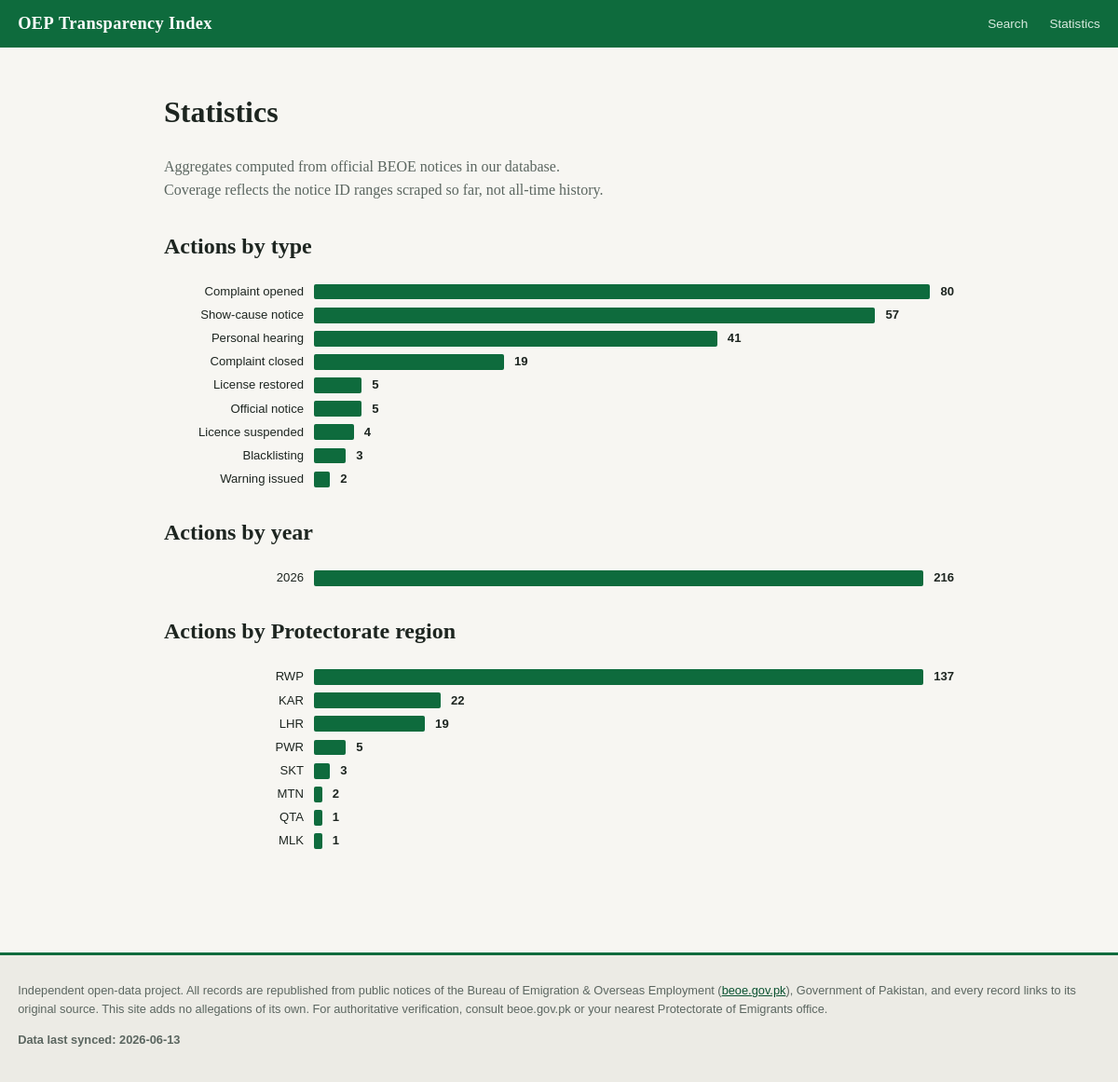
Screenshot of /stats with the database file from the repository.
### tables this page shows
CREATE TABLE agencies (
    agency_id   INTEGER PRIMARY KEY,
    canonical_name TEXT NOT NULL,
    oepl_number TEXT UNIQUE,          -- NULL for name-only records
    region_code TEXT,
    license_status TEXT,
    address     TEXT,
    phone       TEXT,
    beoe_profile_url TEXT
);

CREATE TABLE meta (key TEXT PRIMARY KEY, value TEXT);

### webapp/app.py (the view)
@app.route("/stats")
def stats():
    db = get_db()
    by_type = db.execute(
        """SELECT notice_type, COUNT(*) AS n FROM notices
           WHERE parsed_ok=1 GROUP BY notice_type ORDER BY n DESC"""
    ).fetchall()
    by_year = db.execute(
        """SELECT substr(date_published, 1, 4) AS year, COUNT(*) AS n
           FROM notices WHERE parsed_ok=1 AND date_published IS NOT NULL
           GROUP BY year ORDER BY year"""
    ).fetchall()
    by_region = db.execute(
        """SELECT a.region_code, COUNT(DISTINCT na.notice_id) AS n
           FROM notice_agencies na
           JOIN agencies a ON a.agency_id = na.agency_id
           WHERE a.region_code IS NOT NULL
           GROUP BY a.region_code ORDER BY n DESC"""
    ).fetchall()
    def with_pct(rows):
        mx = max((r["n"] for r in rows), default=1)
        return [dict(r) | {"pct": round(100 * r["n"] / mx)} for r in rows]
    return render_template("stats.html", by_type=with_pct(by_type),
                           by_year=with_pct(by_year),
                           by_region=with_pct(by_region))

### webapp/app.py (called while the page is built)
@app.before_request
def require_database():
    if not os.path.exists(DB_PATH):
        return (
            "<h1>Database not built yet</h1>"
            "<p>Run <code>python pipeline/build_db.py</code> from the project "
            "root first (see README), then reload this page.</p>", 503,
        )
    return None

def get_db():
    if "db" not in g:
        g.db = sqlite3.connect(DB_PATH)
        g.db.row_factory = sqlite3.Row
    return g.db

@app.context_processor
def inject_globals():
    try:
        row = get_db().execute(
            "SELECT value FROM meta WHERE key='last_synced'").fetchone()
        last_synced = row["value"] if row else "unknown"
    except sqlite3.Error:
        last_synced = "unknown"
    return {"last_synced": last_synced, "action_labels": ACTION_LABELS}

### webapp/templates/stats.html (shortened to what this page needs)
{% extends "base.html" %}
{% block content %}
<h1>Statistics</h1>
<p class="lede">Aggregates computed from official BEOE notices in our database.
   Coverage reflects the notice ID ranges scraped so far, not all-time history.</p>
<section class="chart">
  <h2>Actions by type</h2>
  {% for r in by_type %}
  {% set label = action_labels.get(r.notice_type, action_labels["other"]) %}
  <div class="bar-row">
    <span class="bar-label">{{ label[0] }}</span>
    <span class="bar" style="width: {{ r.pct }}%"></span>
    <span class="bar-value">{{ r.n }}</span>
  </div>
  {% endfor %}
</section>
<section class="chart">
  <h2>Actions by year</h2>
  {% for r in by_year %}
  <div class="bar-row">
    <span class="bar-label">{{ r.year }}</span>
    <span class="bar" style="width: {{ r.pct }}%"></span>
    <span class="bar-value">{{ r.n }}</span>
  </div>
  {% endfor %}
</section>
<section class="chart">
  <h2>Actions by Protectorate region</h2>
  {% for r in by_region %}
  <div class="bar-row">
    <span class="bar-label">{{ r.region_code }}</span>
    <span class="bar" style="width: {{ r.pct }}%"></span>
    <span class="bar-value">{{ r.n }}</span>
  </div>
  {% endfor %}
</section>
{% endblock %}

### webapp/templates/base.html (shortened to what this page needs)
<!doctype html>
<html lang="en">
<head>
  <link rel="stylesheet" href="{{ url_for('static', filename='style.css') }}">
</head>
<body>
  <header class="site-header">
    <a class="brand" href="{{ url_for('home') }}">OEP&nbsp;Transparency&nbsp;Index</a>
    <nav>
      <a href="{{ url_for('home') }}">Search</a>
      <a href="{{ url_for('stats') }}">Statistics</a>
    </nav>
  </header>
  <main>
    {% block content %}{% endblock %}
  </main>
  <footer class="site-footer">
    <p>
      Independent open-data project. All records are republished from public notices of the
      Bureau of Emigration &amp; Overseas Employment
      (<a href="https://beoe.gov.pk" rel="noopener">beoe.gov.pk</a>), Government of Pakistan,
      and every record links to its original source. This site adds no allegations of its own.
      For authoritative verification, consult beoe.gov.pk or your nearest Protectorate of
      Emigrants office.
    </p>
    <p class="synced">Data last synced: {{ last_synced }}</p>
  </footer>
</body>
</html>

### webapp/static/style.css (style rules this page uses)
:root { --green: #0e6b3d; --green-dark: #0a5230; --ink: #1d2520; --muted: #5b6660; --paper: #f7f6f2; --card: #ffffff; --line: #dcdcd4; --red: #b3261e; --amber: #9a6700; --blue: #1156a5; }
* { box-sizing: border-box; }
body { margin: 0; font-family: Georgia, "Times New Roman", serif; background: var(--paper); color: var(--ink); line-height: 1.55; }
main { max-width: 880px; margin: 0 auto; padding: 1.5rem 1rem 3rem; }
.site-header { background: var(--green); color: #fff; display: flex; justify-content: space-between; align-items: center; padding: 0.7rem 1.2rem; }
.site-header .brand { color: #fff; text-decoration: none; font-weight: bold; font-size: 1.15rem; letter-spacing: 0.02em; }
.site-header nav a { color: #d8eadf; text-decoration: none; margin-left: 1.2rem; font-family: Verdana, sans-serif; font-size: 0.85rem; }
.site-footer { border-top: 3px solid var(--green); background: #ecebe5; color: var(--muted); font-size: 0.8rem; font-family: Verdana, sans-serif; padding: 1rem 1.2rem 1.4rem; margin-top: 2rem; }
.site-footer a { color: var(--green-dark); }
.site-footer .synced { font-weight: bold; }
.lede { color: var(--muted); max-width: 60ch; }
.chart { margin: 1.8rem 0; }
.bar-row { display: flex; align-items: center; gap: 0.7rem; margin: 0.3rem 0; font-family: Verdana, sans-serif; font-size: 0.82rem; }
.bar-label { min-width: 150px; text-align: right; }
.bar { background: var(--green); height: 1.05rem; border-radius: 2px; min-width: 2px; }
.bar-value { font-weight: bold; }

### rows the page displays
agencies: region_code "KAR", {{ r.pct }} 16 (drawn), n "22"
meta: value "2026-06-13"

### other values shown
{{ label[0] }} "Complaint opened" "Show-cause notice" "Personal hearing" "Complaint closed" "License restored" "Official notice" "Licence suspended" "Blacklisting" "Warning issued"
{{ r.n }} "80" "57" "41" "19" "5" "5" "4" "3" "2"
{{ r.year }} "2026"
{{ r.n }} "216"
{{ r.region_code }} "RWP" "LHR" "PWR" "SKT" "MTN" "QTA" "MLK"
{{ r.n }} "137" "19" "5" "3" "2" "1" "1"
